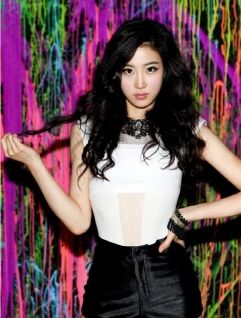
//> input picture assets/image/yejin.jpg, 241 x 318 px
$ ./marker_geometry_test   (built with g++ and OpenCV 4)
//> lines starting //> are read from the running program, lines starting //| are printed output that depends on the picture
### legacy/bridge/marker_geometry.h
#ifndef BAEKAR_LEGACY_MARKER_GEOMETRY_H
#define BAEKAR_LEGACY_MARKER_GEOMETRY_H

// The three helpers the 2012 single-marker tracker used from
// SungwookFeature.cpp, rewritten on the OpenCV C++ API. SungwookFeature.cpp
// carries BRISK's GPL-3.0 header and pulls in the bundled BRISK, so it is no
// longer built (docs/roadmap.md, license policy). Results are identical;
// tests/characterization/marker_geometry_test.cpp checks the behavior.

#include <opencv2/core.hpp>
#include <opencv2/features2d.hpp>

#include <vector>

namespace legacy_tracking {

// Flattens k-NN matches into (train point, query point) pairs.
void MatchesToPoints(const std::vector<std::vector<cv::DMatch>>& matches,
                     const std::vector<cv::KeyPoint>& trainKeypoints,
                     const std::vector<cv::KeyPoint>& queryKeypoints,
                     std::vector<cv::Point2f>& trainPoints,
                     std::vector<cv::Point2f>& queryPoints);

// Places a grayscale marker image in the middle of a square canvas whose
// side is the image diagonal, scaled by `scale` about the canvas center
// (the 2012 swMoveImage).
cv::Mat CenterMarkerImage(const cv::Mat& gray, double scale);

// Maps marker-image points into CenterMarkerImage's canvas for scale 0.5
// (the 2012 swMoveCorners, which always used 0.5).
std::vector<cv::Point2f> CenterMarkerCorners(const cv::Size& imageSize,
                                             const std::vector<cv::Point2f>& points);

}  // namespace legacy_tracking

#endif  // BAEKAR_LEGACY_MARKER_GEOMETRY_H

### legacy/bridge/marker_geometry.cpp
#include "marker_geometry.h"

#include <opencv2/imgproc.hpp>

#include <cmath>

namespace legacy_tracking {
namespace {

// Half the diagonal of the canvas. The 2012 code computed it for `scale`
// and then, for scale <= 1, for the unscaled image, so only the unscaled
// case ever mattered for scale <= 1.
double canvasRadius(const cv::Size& size, double scale) {
    const double s = scale <= 1.0 ? 1.0 : scale;
    const double x = size.width * s / 2.0;
    const double y = size.height * s / 2.0;
    return std::sqrt(x * x + y * y);
}

}  // namespace

void MatchesToPoints(const std::vector<std::vector<cv::DMatch>>& matches,
                     const std::vector<cv::KeyPoint>& trainKeypoints,
                     const std::vector<cv::KeyPoint>& queryKeypoints,
                     std::vector<cv::Point2f>& trainPoints,
                     std::vector<cv::Point2f>& queryPoints) {
    trainPoints.clear();
    queryPoints.clear();
    for (const std::vector<cv::DMatch>& candidates : matches) {
        for (const cv::DMatch& match : candidates) {
            queryPoints.push_back(queryKeypoints[match.queryIdx].pt);
            trainPoints.push_back(trainKeypoints[match.trainIdx].pt);
        }
    }
}

cv::Mat CenterMarkerImage(const cv::Mat& gray, double scale) {
    const double r = canvasRadius(gray.size(), scale);
    const int side = static_cast<int>(r * 2);  // truncation, as cvSize(double) did

    cv::Mat canvas = cv::Mat::zeros(side, side, CV_8UC1);
    const cv::Rect roi(canvas.cols / 2 - gray.cols / 2, canvas.rows / 2 - gray.rows / 2, gray.cols,
                       gray.rows);
    gray.copyTo(canvas(roi));

    const cv::Point2f center(canvas.cols / 2.0f, canvas.rows / 2.0f);
    const cv::Mat rotation = cv::getRotationMatrix2D(center, 0.0, scale);
    // cvWarpAffine without CV_WARP_FILL_OUTLIERS left pixels that map
    // outside the source untouched in the zeroed destination.
    cv::Mat result = cv::Mat::zeros(side, side, CV_8UC1);
    cv::warpAffine(canvas, result, rotation, result.size(), cv::INTER_LINEAR, cv::BORDER_TRANSPARENT);
    return result;
}

std::vector<cv::Point2f> CenterMarkerCorners(const cv::Size& imageSize,
                                             const std::vector<cv::Point2f>& points) {
    const double scale = 0.5;
    const double r = canvasRadius(imageSize, scale);
    const cv::Mat m = cv::getRotationMatrix2D(
        cv::Point2f(imageSize.width / 2.0f, imageSize.height / 2.0f), 0.0, scale);

    std::vector<cv::Point2f> out(points.size());
    for (std::size_t i = 0; i < points.size(); ++i) {
        const float x = static_cast<float>(m.at<double>(0, 0) * points[i].x +
                                           m.at<double>(0, 1) * points[i].y + m.at<double>(0, 2) +
                                           (r - imageSize.width / 2.0));
        const float y = static_cast<float>(m.at<double>(1, 0) * points[i].x +
                                           m.at<double>(1, 1) * points[i].y + m.at<double>(1, 2) +
                                           (r - imageSize.height / 2.0));
        out[i] = cv::Point2f(x, y);
    }
    return out;
}

}  // namespace legacy_tracking

### tests/characterization/marker_geometry_test.cpp
// marker_geometry replaced the 2012 helpers in SungwookFeature.cpp (GPL-3.0
// header). The expected values were recorded from the original swMoveImage
// and swMoveCorners on yejin.jpg before that file left the build.

#include "marker_geometry.h"

#include <opencv2/imgcodecs.hpp>

#include <cmath>
#include <cstdio>
#include <string>
#include <vector>

namespace {

int failures = 0;

void expect(bool condition, const char* what) {
    if (!condition) {
        std::fprintf(stderr, "FAIL: %s\n", what);
        ++failures;
    }
}

}  // namespace

int main() {
    const cv::Mat gray = cv::imread(std::string(BAEKAR_SOURCE_DIR) + "/assets/image/yejin.jpg",
                                    cv::IMREAD_GRAYSCALE);
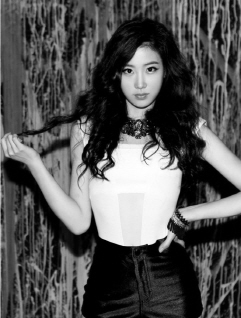
//> gray: 318 rows x 241 cols, CV_8UC1; min 0, max 255, mean 85.6
    expect(gray.cols == 241 && gray.rows == 318, "yejin.jpg is 241x318");

    const cv::Mat canvas = legacy_tracking::CenterMarkerImage(gray, 0.5);
//> in CenterMarkerImage, `gray.copyTo(canvas(roi));`:
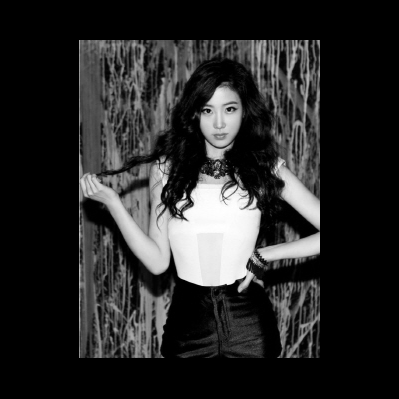
//> canvas: 399 rows x 399 cols, CV_8UC1; min 0, max 255, mean 41.2
//> in CenterMarkerImage, `cv::warpAffine(canvas, result, rotation, result.size(), cv::INTER_LINE..`:
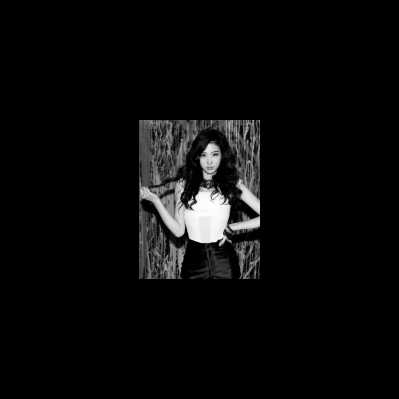
//> result: 399 rows x 399 cols, CV_8UC1; min 0, max 255, mean 10.3
    expect(canvas.cols == 399 && canvas.rows == 399, "canvas is 399x399");
    expect(cv::sum(canvas)[0] == 1642304.0, "canvas pixel sum matches the 2012 output");
    expect(cv::countNonZero(canvas) == 18204, "canvas non-zero count matches the 2012 output");

    const std::vector<cv::Point2f> corners = {
        {0, 0}, {241, 0}, {241, 318}, {0, 318}};
    const std::vector<cv::Point2f> moved = legacy_tracking::CenterMarkerCorners(gray.size(), corners);
    const float expected[4][2] = {{139.252502f, 120.002502f},
                                  {259.752502f, 120.002502f},
                                  {259.752502f, 279.002502f},
                                  {139.252502f, 279.002502f}};
    for (int i = 0; i < 4; ++i) {
        expect(std::abs(moved[i].x - expected[i][0]) < 1e-4f &&
                   std::abs(moved[i].y - expected[i][1]) < 1e-4f,
               "corner matches the 2012 output");
    }

    std::vector<cv::KeyPoint> train = {cv::KeyPoint(1, 2, 3), cv::KeyPoint(4, 5, 3)};
    std::vector<cv::KeyPoint> query = {cv::KeyPoint(10, 20, 3), cv::KeyPoint(40, 50, 3)};
    std::vector<std::vector<cv::DMatch>> matches = {{cv::DMatch(1, 0, 1.0f)}, {cv::DMatch(0, 1, 1.0f)}};
    std::vector<cv::Point2f> trainPoints, queryPoints;
    legacy_tracking::MatchesToPoints(matches, train, query, trainPoints, queryPoints);
    expect(trainPoints.size() == 2 && trainPoints[0] == cv::Point2f(1, 2) &&
               queryPoints[0] == cv::Point2f(40, 50),
           "matches become (train, query) point pairs");

    if (failures == 0) std::fprintf(stderr, "marker_geometry_test: all checks passed\n");
    return failures == 0 ? 0 : 1;
}
